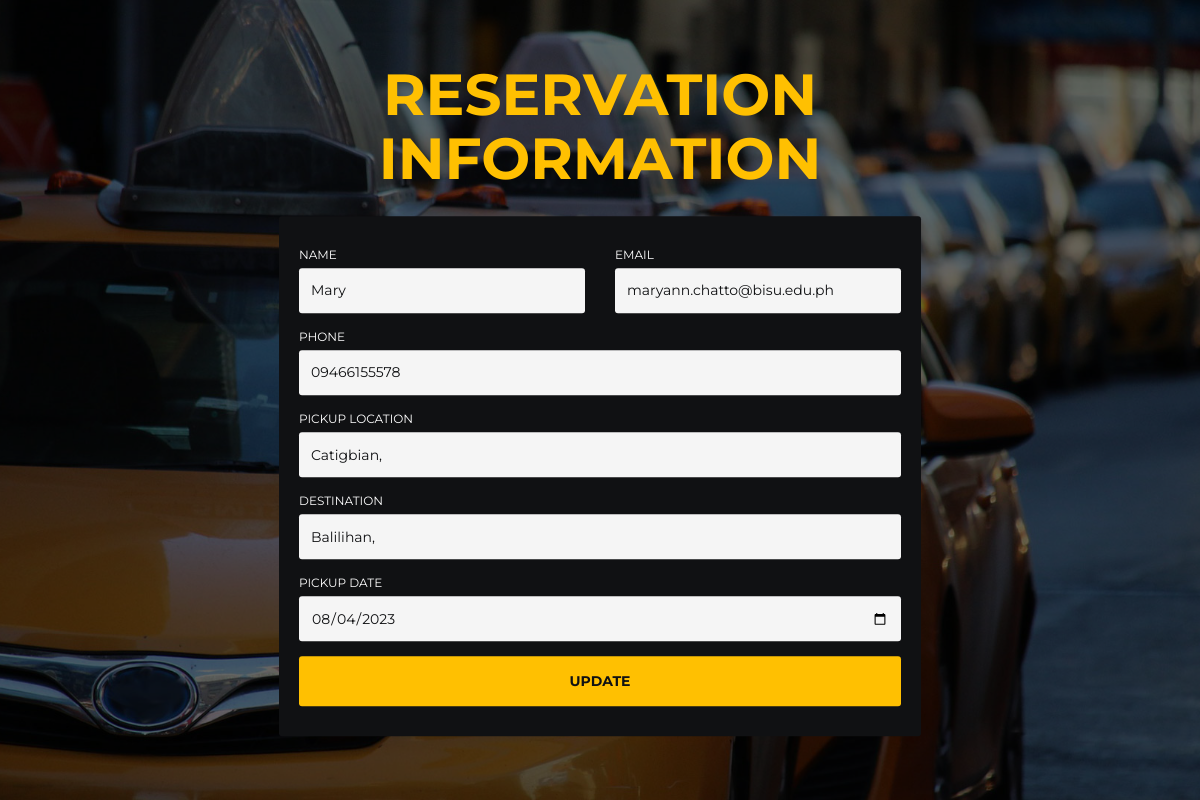
Page /update.php?updateid=8 on the committed database.
### tables this page shows
CREATE TABLE `booking` (
  `id` int(11) NOT NULL,
  `name` varchar(100) NOT NULL,
  `email` varchar(100) NOT NULL,
  `phone` varchar(20) NOT NULL,
  `pickup` varchar(255) NOT NULL,
  `destination` varchar(255) NOT NULL,
  `date` date NOT NULL
);

### update.php (the view, shortened to what this page needs)
<?php
include 'db_connect.php';
$id=$_GET['updateid'];
$sql="SELECT * FROM booking WHERE id=$id";
$result=mysqli_query($con,$sql);
$row=mysqli_fetch_assoc($result);
$name = $row['name'];
$email = $row['email'];
$phone = $row['phone'];
$pickup = $row['pickup'];
$destination = $row['destination'];
$date = $row['date'];
?>
<!DOCTYPE html>
<html lang="en">
<head>
	<link type="text/css" rel="stylesheet" href="css/bootstrap.min.css" />
	<link type="text/css" rel="stylesheet" href="css/style.css" />
</head>
<body>
	<div id="booking" class="section">
		<div class="section-center">
			<div class="container">
				<div class="row">
					<div class="booking-form">
						<div class="form-header">
							<h1>Reservation Information</h1>
						</div>
						<form method="POST">
							<div class="row">
								<div class="col-sm-6">
									<div class="form-group">
										<span class="form-label">Name</span>
										<input class="form-control" type="text" name="name" value=<?php echo $name; ?> placeholder="Enter your name">
									</div>
								</div>
								<div class="col-sm-6">
									<div class="form-group">
										<span class="form-label">Email</span>
										<input class="form-control" type="email" name="email" value=<?php echo $email; ?> placeholder="Enter your email">
									</div>
								</div>
							</div>
							<div class="form-group">
								<span class="form-label">Phone</span>
								<input class="form-control" type="tel" name="phone" value=<?php echo $phone; ?> placeholder="Enter your phone number">
							</div>
							<div class="form-group">
								<span class="form-label">Pickup Location</span>
								<input class="form-control" type="text" name="pickup" value=<?php echo $pickup; ?> placeholder="Enter ZIP/Location">
							</div>
							<div class="form-group">
								<span class="form-label">Destination</span>
								<input class="form-control" type="text" name="destination" value=<?php echo $destination; ?> placeholder="Enter ZIP/Location">
							</div>
							<div class="row">
								<div class="col-sm-12">
									<div class="form-group">
										<span class="form-label">Pickup Date</span>
										<input class="form-control" type="date" name="date" value=<?php echo $date; ?> required>
									</div>
								</div>
							</div>
							<div class="form-btn">
								<button class="submit-btn" name="submit">Update</button>
							</div>
						</form>
					</div>
				</div>
			</div>
		</div>
	</div>
</body>
</html>

### css/style.css (style rules this page uses)
.section { position: relative; height: 100vh; }
.section .section-center { position: absolute; top: 50%; left: 0; right: 0; -webkit-transform: translateY(-50%); transform: translateY(-50%); }
#booking { font-family: 'Montserrat', sans-serif; background-image: url('../img/background.jpg'); background-size: cover; background-position: center; }
#booking::before { content: ''; position: absolute; left: 0; right: 0; bottom: 0; top: 0; background: rgba(0, 0, 0, 0.6); }
.booking-form { max-width: 642px; width: 100%; margin: auto; }
.booking-form .form-header { text-align: center; margin-bottom: 25px; }
.booking-form .form-header h1 { font-size: 58px; text-transform: uppercase; font-weight: 700; color: #ffc001; margin: 0px; }
.booking-form>form { background-color: #101113; padding: 30px 20px; border-radius: 3px; }
.booking-form .form-group { position: relative; margin-bottom: 15px; }
.booking-form .form-control { background-color: #f5f5f5; border: none; height: 45px; border-radius: 3px; -webkit-box-shadow: none; box-shadow: none; font-weight: 400; color: #101113; }
.booking-form .form-control::placeholder { color: rgba(16, 17, 19, 0.3); }
.booking-form .form-label { color: #fff; font-size: 12px; font-weight: 400; margin-bottom: 5px; display: block; text-transform: uppercase; }
.booking-form .submit-btn { color: #101113; background-color: #ffc001; font-weight: 700; height: 50px; border: none; width: 100%; display: block; border-radius: 3px; text-transform: uppercase; }

### rows in the picture
booking: email "maryann.chatto@bisu.edu.ph", phone "09466155578", pickup "Catigbian,", destination "Balilihan,", date "08/04/2023"
